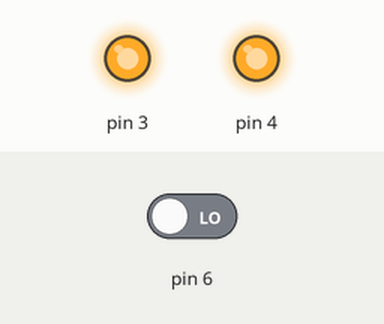
This sketch was run on a simulated Arduino Uno, built with avr-gcc and run on an emulated ATmega328P. On the bench: output pins drawn as LEDs (lit = HIGH). The inputs (shaded band) are chosen by the test bench; at power-on: pin 6 LOW.

Above: at 8.8 s.
8.9 s: pin 6 driven HIGH
At 13.2 s:
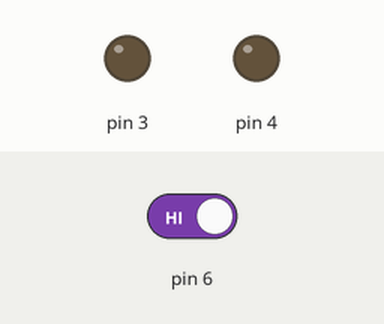
13.9 s: pin 6 driven LOW
At 17.8 s:
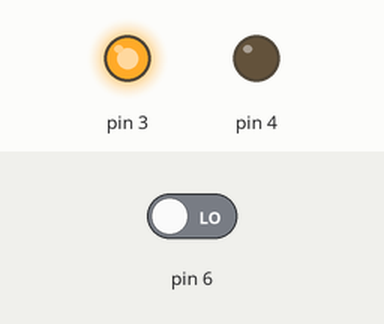
Timing chart, 0 to 29.2 s (numbered marks = the images above; inputs shaded):
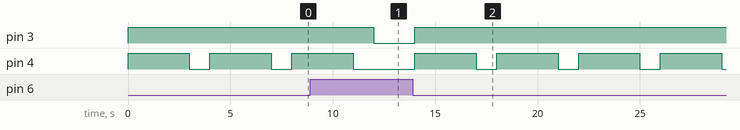

Measured:
- after the input at 8.9 s, pin 3: HIGH → LOW after 3.1 s; pin 4: goes on until 11.0 s, then stays LOW
- after the input at 13.9 s, pin 3: LOW → HIGH after 0.10 s; pin 4: alternates HIGH for 3.0 s and LOW for 1.0 s, starting after 0.10 s
- by itself, pin 4: alternates HIGH for 3.0 s and LOW for 1.0 s

The sketch:

moist.ino
```cpp
int water;

void setup()
{
  pinMode(3, OUTPUT);
  pinMode(4, OUTPUT);
  pinMode(6, INPUT);
}

void loop()
{
  water = digitalRead(6);

  if(water == HIGH)
  {
    digitalWrite(3, LOW);
    digitalWrite(4, LOW);
  }
  else
  {
    digitalWrite(3, HIGH);
    digitalWrite(4, HIGH);
    delay(3000);
    digitalWrite(4, LOW);
  }

  delay(1000);
}
```
